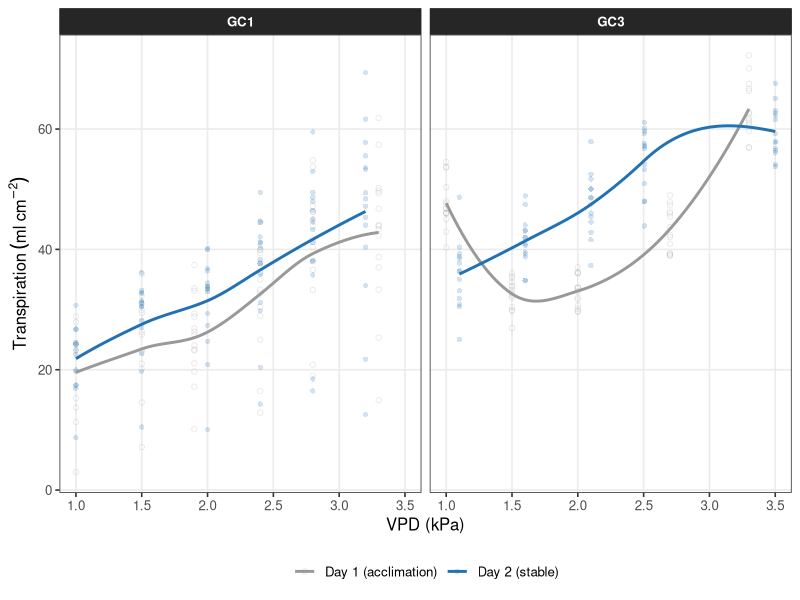
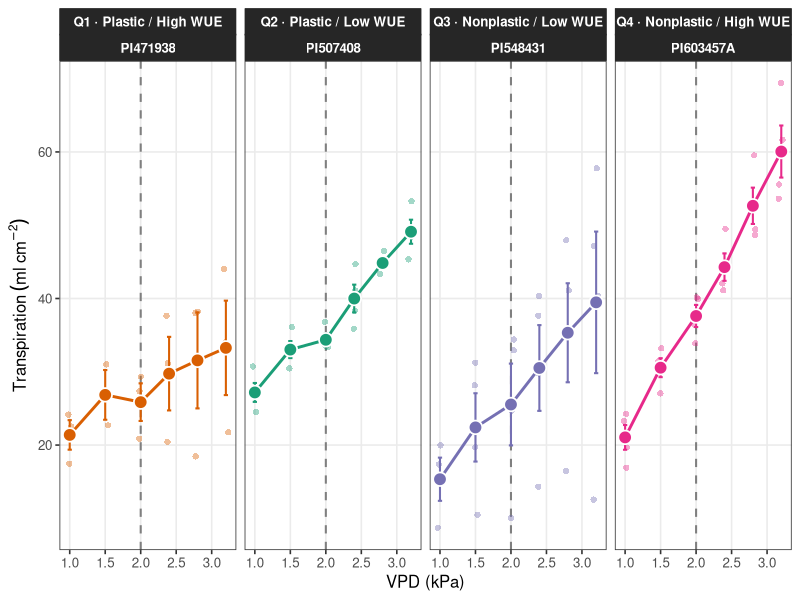
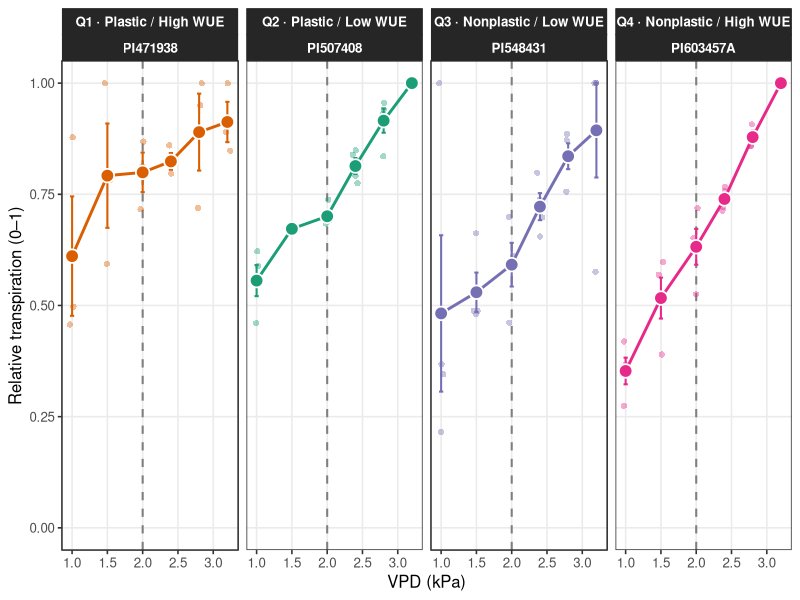
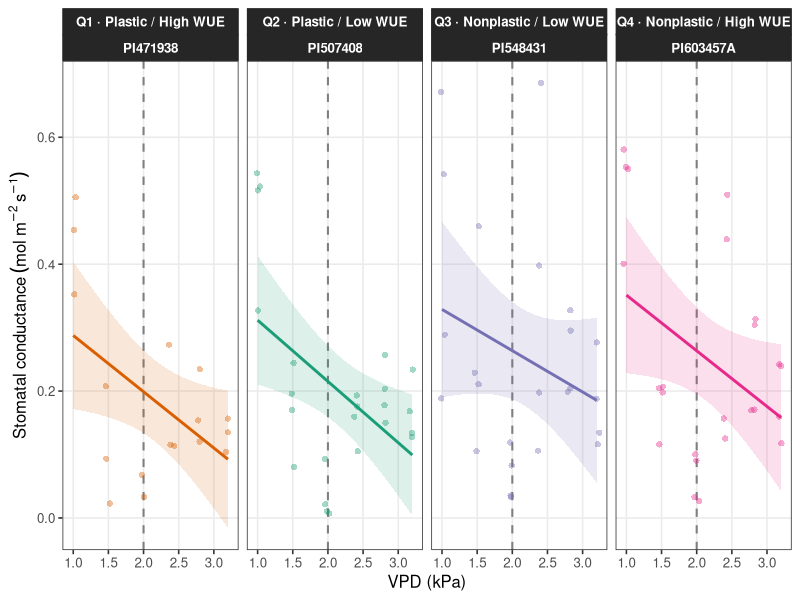
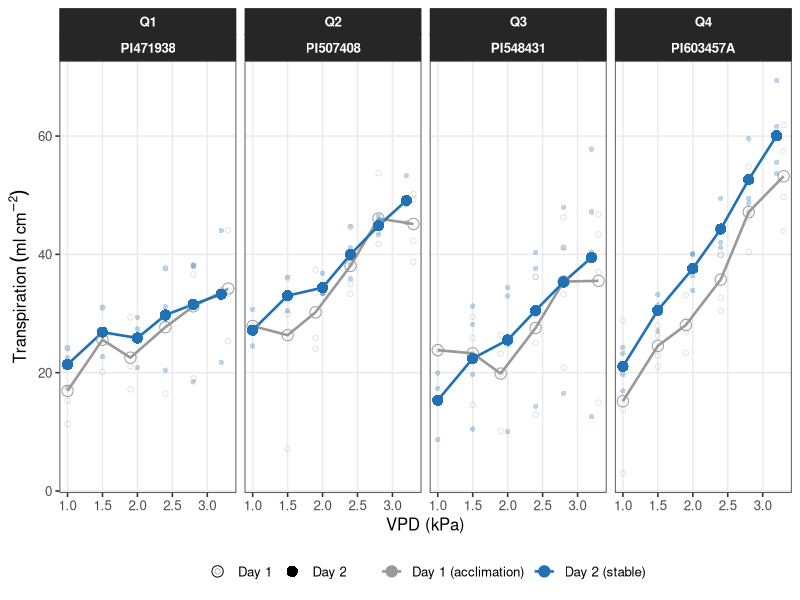
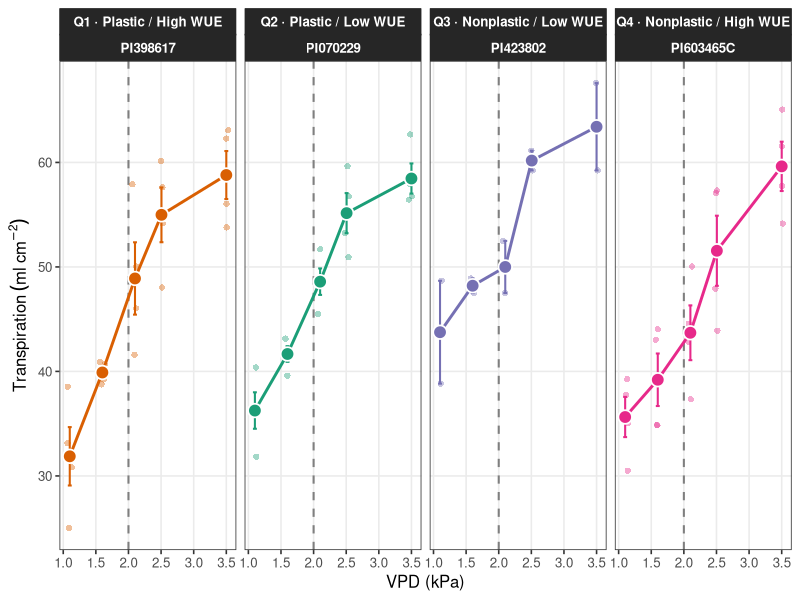
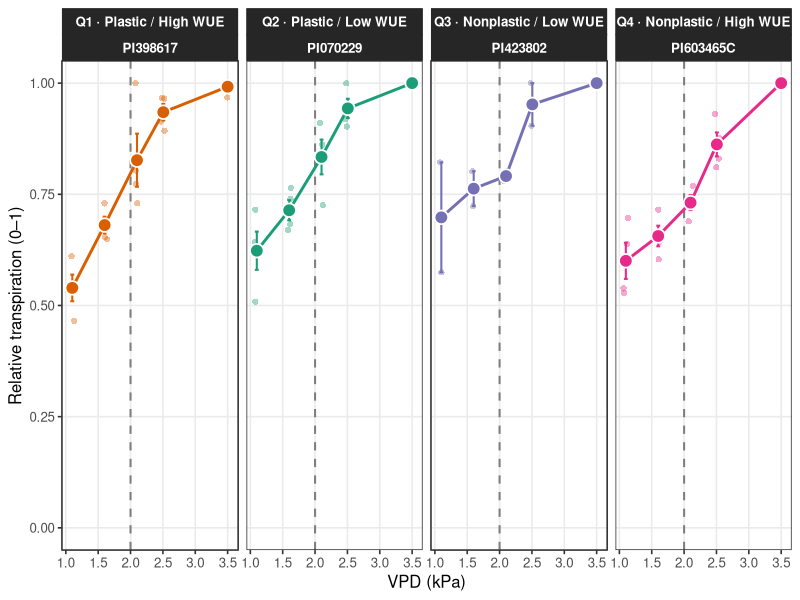
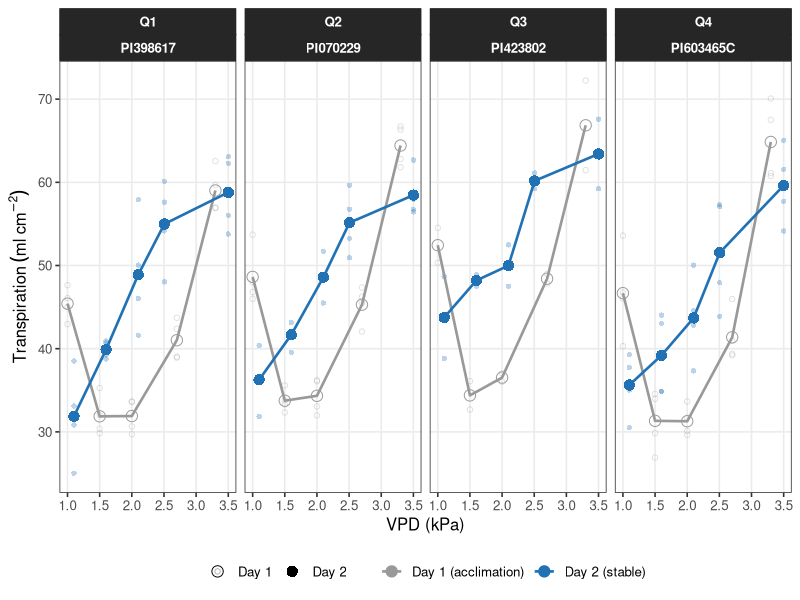

Generate these figures, in order, with R:
## ---- chunk 1
knitr::opts_chunk$set(
  echo    = FALSE,
  warning = FALSE,
  message = FALSE,
  root.dir = "/home/user/LT-trait"
)

library(dplyr); library(tidyr); library(ggplot2)
library(readxl); library(knitr); library(kableExtra); library(scales)

figdir   <- "experimental_data/figures"
statsdir <- "experimental_data/stats"

col_quad  <- c(Q1 = "#d95f02", Q2 = "#1b9e77", Q3 = "#7570b3", Q4 = "#e7298a")
col_exp   <- c(GC1 = "#1f78b4", GC3 = "#e31a1c")
col_day   <- c(`1` = "grey60",  `2` = "#2171b5")
VPD_BREAK <- 2.0

base_theme <- theme_bw(base_size = 12) +
  theme(
    strip.background = element_rect(fill = "grey15", colour = "grey15"),
    strip.text       = element_text(colour = "white", face = "bold"),
    panel.grid.minor = element_blank(),
    legend.position  = "bottom"
  )

df <- read.csv("experimental_data/cleaned_data/GC_combined_clean.csv",
               stringsAsFactors = FALSE) %>%
  mutate(
    Day        = as.character(Day),
    Quadrant   = factor(Quadrant, levels = c("Q1","Q2","Q3","Q4")),
    Experiment = factor(Experiment, levels = c("GC1","GC3"))
  )

df <- df %>%
  group_by(Experiment, Genotype, Day, Treatment) %>%
  mutate(
    mean_TLA = mean(TranspLeafArea,   na.rm = TRUE),
    sd_TLA   = sd(TranspLeafArea,     na.rm = TRUE),
    outlier  = !is.na(TranspLeafArea) &
               abs(TranspLeafArea - mean_TLA) > 2 * sd_TLA
  ) %>%
  ungroup()

d2     <- df %>% filter(Day == "2")
gc1    <- df %>% filter(Experiment == "GC1")
gc3    <- df %>% filter(Experiment == "GC3")
gc1_d2 <- gc1 %>% filter(Day == "2", !outlier)
gc3_d2 <- gc3 %>% filter(Day == "2", !outlier)

quad_label <- c(
  Q1 = "Q1 · Plastic / High WUE",
  Q2 = "Q2 · Plastic / Low WUE",
  Q3 = "Q3 · Nonplastic / Low WUE",
  Q4 = "Q4 · Nonplastic / High WUE"
)

gc1_means <- gc1_d2 %>%
  group_by(Genotype, Quadrant, VPD) %>%
  summarise(mean_TLA=mean(TranspLeafArea,na.rm=T), se_TLA=sd(TranspLeafArea,na.rm=T)/sqrt(n()),
            mean_Rel=mean(RelTranspiration,na.rm=T), se_Rel=sd(RelTranspiration,na.rm=T)/sqrt(n()),
            mean_SC=mean(StomatalConductance,na.rm=T), se_SC=sd(StomatalConductance,na.rm=T)/sqrt(n()),
            n=n(), .groups="drop")

gc3_means <- gc3_d2 %>%
  group_by(Genotype, Quadrant, VPD) %>%
  summarise(mean_TLA=mean(TranspLeafArea,na.rm=T), se_TLA=sd(TranspLeafArea,na.rm=T)/sqrt(n()),
            mean_Rel=mean(RelTranspiration,na.rm=T), se_Rel=sd(RelTranspiration,na.rm=T)/sqrt(n()),
            n=n(), .groups="drop")

all_means <- d2 %>% filter(!outlier) %>%
  group_by(Experiment, Genotype, Quadrant, VPD) %>%
  summarise(mean_TLA=mean(TranspLeafArea,na.rm=T), se_TLA=sd(TranspLeafArea,na.rm=T)/sqrt(n()),
            mean_Rel=mean(RelTranspiration,na.rm=T), se_Rel=sd(RelTranspiration,na.rm=T)/sqrt(n()),
            n=n(), .groups="drop") %>%
  mutate(Geno_exp = paste0(Genotype, "\n[", Experiment, "]"))

geno_order <- d2 %>% distinct(Genotype, Quadrant, Experiment) %>%
  arrange(Quadrant, Experiment) %>%
  mutate(Geno_exp = paste0(Genotype, "\n[", Experiment, "]"))
all_means$Geno_exp <- factor(all_means$Geno_exp, levels = geno_order$Geno_exp)

quad_means <- d2 %>% filter(!outlier) %>%
  group_by(Quadrant, VPD) %>%
  summarise(mean_TLA=mean(TranspLeafArea,na.rm=T), se_TLA=sd(TranspLeafArea,na.rm=T)/sqrt(n()),
            mean_Rel=mean(RelTranspiration,na.rm=T), se_Rel=sd(RelTranspiration,na.rm=T)/sqrt(n()),
            n=n(), .groups="drop")
## ---- chunk 2
tibble(
  Experiment = c("GC1","GC2","GC3"),
  Genotypes  = c("PI471938 (Q1), PI507408 (Q2), PI548431 (Q3), PI603457A (Q4)",
                 "PI398245, PI567488B, PI377574, PI424397",
                 "PI398617 (Q1), PI070229 (Q2), PI423802 (Q3), PI603465C (Q4)"),
  VPD_levels = c("1.0, 1.5, 1.9, 2.4, 2.8, 3.3 kPa",
                 "Pending",
                 "1.0, 1.5, 2.0, 2.7, 3.3 kPa"),
  SC_data    = c("Yes (LI-600)","Pending","No"),
  n_rows     = c("180","Pending","140"),
  Status     = c("Complete","Raw weights — Final sheet pending","Complete")
) %>%
  kable(col.names = c("Experiment","Genotypes","VPD levels",
                      "Stomatal conductance","Cleaned rows","Status"),
        caption = "Growth chamber experiment summary") %>%
  kable_styling(bootstrap_options = c("striped","hover","condensed"), full_width=FALSE) %>%
  row_spec(2, background = "#fff3cd")
## ---- chunk 3
tibble(
  Quadrant    = c("Q1","Q2","Q3","Q4"),
  Plasticity  = c("Plastic","Plastic","Nonplastic","Nonplastic"),
  WUE_class   = c("High WUE","Low WUE","Low WUE","High WUE"),
  GC1_geno    = c("PI471938","PI507408","PI548431","PI603457A"),
  GC3_geno    = c("PI398617","PI070229","PI423802","PI603465C"),
  Expectation = c("LT-like: plateau above VPD threshold",
                  "Intermediate response",
                  "Intermediate response",
                  "Linear: no VPD threshold")
) %>%
  kable(col.names = c("Quadrant","Plasticity","WUE class",
                      "GC1 genotype","GC3 genotype","Expected response"),
        caption = "Genotype classification") %>%
  kable_styling(bootstrap_options = c("striped","hover","condensed"), full_width=FALSE)
## ---- chunk 4
day_sum_by_geno <- df %>%
  group_by(Experiment, Genotype, Quadrant, Day, VPD) %>%
  summarise(mean_TLA = mean(TranspLeafArea, na.rm=TRUE), .groups="drop")

ggplot(df, aes(x=VPD, y=TranspLeafArea, colour=Day, shape=Day)) +
  geom_point(alpha=0.2, size=1.5) +
  geom_point(data=filter(df,outlier), shape=4, size=3,
             colour="red", stroke=1.2, show.legend=FALSE) +
  geom_smooth(aes(group=Day), method="loess", se=FALSE, linewidth=1.0, formula=y~x) +
  facet_wrap(~Experiment) +
  scale_colour_manual(values=col_day, labels=c("1"="Day 1 (acclimation)","2"="Day 2 (stable)")) +
  scale_shape_manual(values=c("1"=1,"2"=16), labels=c("1"="Day 1 (acclimation)","2"="Day 2 (stable)")) +
  labs(x="VPD (kPa)", y=expression(Transpiration~(ml~cm^{-2})), colour=NULL, shape=NULL) +
  base_theme
## ---- chunk 5
df %>%
  group_by(Experiment, Day) %>%
  summarise(n=n(),
            mean_TLA = round(mean(TranspLeafArea, na.rm=TRUE),2),
            cv_TLA   = round(sd(TranspLeafArea,   na.rm=TRUE)/mean(TranspLeafArea,na.rm=TRUE),3),
            mean_Rel = round(mean(RelTranspiration,na.rm=TRUE),3),
            cv_Rel   = round(sd(RelTranspiration,  na.rm=TRUE)/mean(RelTranspiration,na.rm=TRUE),3),
            .groups="drop") %>%
  kable(col.names=c("Exp","Day","n","Mean TLA","CV TLA","Mean RelT","CV RelT"),
        caption="Higher CV on Day 1 confirms acclimation artifact") %>%
  kable_styling(bootstrap_options=c("striped","hover","condensed"), full_width=FALSE) %>%
  row_spec(c(1,3), background="#fff3cd")
## ---- chunk 6
df %>%
  group_by(Experiment, Day) %>%
  summarise(n_total=n(), n_out=sum(outlier,na.rm=TRUE),
            pct=round(100*n_out/n_total,1), .groups="drop") %>%
  kable(col.names=c("Experiment","Day","Total","Outliers","%"),
        caption="Outlier counts — TranspLeafArea >2 SD from group mean") %>%
  kable_styling(bootstrap_options=c("striped","hover","condensed"), full_width=FALSE)
## ---- chunk 7
ggplot(gc1_d2, aes(x=VPD, colour=Quadrant, fill=Quadrant)) +
  geom_vline(xintercept=VPD_BREAK, linetype="dashed", colour="grey50", linewidth=0.7) +
  geom_jitter(aes(y=TranspLeafArea), width=0.04, alpha=0.4, size=1.8, shape=16, show.legend=FALSE) +
  geom_line(data=gc1_means, aes(y=mean_TLA), linewidth=1.0) +
  geom_errorbar(data=gc1_means, aes(y=mean_TLA, ymin=mean_TLA-se_TLA, ymax=mean_TLA+se_TLA),
                width=0.06, linewidth=0.7) +
  geom_point(data=gc1_means, aes(y=mean_TLA), size=4, shape=21, colour="white", stroke=0.9) +
  facet_wrap(~Quadrant+Genotype, nrow=1, labeller=labeller(Quadrant=quad_label)) +
  scale_colour_manual(values=col_quad) + scale_fill_manual(values=col_quad) +
  labs(x="VPD (kPa)", y=expression(Transpiration~(ml~cm^{-2}))) +
  base_theme + theme(legend.position="none")
## ---- chunk 8
ggplot(gc1_d2, aes(x=VPD, colour=Quadrant, fill=Quadrant)) +
  geom_vline(xintercept=VPD_BREAK, linetype="dashed", colour="grey50", linewidth=0.7) +
  geom_jitter(aes(y=RelTranspiration), width=0.04, alpha=0.4, size=1.8, shape=16, show.legend=FALSE) +
  geom_line(data=gc1_means, aes(y=mean_Rel), linewidth=1.0) +
  geom_errorbar(data=gc1_means, aes(y=mean_Rel, ymin=mean_Rel-se_Rel, ymax=mean_Rel+se_Rel),
                width=0.06, linewidth=0.7) +
  geom_point(data=gc1_means, aes(y=mean_Rel), size=4, shape=21, colour="white", stroke=0.9) +
  facet_wrap(~Quadrant+Genotype, nrow=1, labeller=labeller(Quadrant=quad_label)) +
  scale_colour_manual(values=col_quad) + scale_fill_manual(values=col_quad) +
  scale_y_continuous(limits=c(0,NA)) +
  labs(x="VPD (kPa)", y="Relative transpiration (0–1)") +
  base_theme + theme(legend.position="none")
## ---- chunk 9
gc1_sc <- gc1_d2 %>% filter(!is.na(StomatalConductance), StomatalConductance > 0)
ggplot(gc1_sc, aes(x=VPD, colour=Quadrant, fill=Quadrant)) +
  geom_vline(xintercept=VPD_BREAK, linetype="dashed", colour="grey50", linewidth=0.7) +
  geom_jitter(aes(y=StomatalConductance), width=0.04, alpha=0.4, size=1.8, shape=16, show.legend=FALSE) +
  geom_smooth(aes(y=StomatalConductance), method="lm", se=TRUE, linewidth=1.0, alpha=0.15) +
  facet_wrap(~Quadrant+Genotype, nrow=1, labeller=labeller(Quadrant=quad_label)) +
  scale_colour_manual(values=col_quad) + scale_fill_manual(values=col_quad) +
  labs(x="VPD (kPa)", y=expression(Stomatal~conductance~(mol~m^{-2}~s^{-1}))) +
  base_theme + theme(legend.position="none")
## ---- chunk 10
gc1_day <- gc1 %>% group_by(Genotype, Quadrant, Day, VPD) %>%
  summarise(mean_TLA=mean(TranspLeafArea,na.rm=TRUE), .groups="drop")
ggplot(gc1, aes(x=VPD, y=TranspLeafArea, colour=Day, shape=Day)) +
  geom_point(alpha=0.3, size=1.5) +
  geom_line(data=gc1_day, aes(y=mean_TLA, group=Day), linewidth=0.9) +
  geom_point(data=gc1_day, aes(y=mean_TLA), size=3.5) +
  geom_point(data=filter(gc1,outlier), aes(y=TranspLeafArea), shape=4, size=3,
             colour="red", stroke=1.2, show.legend=FALSE) +
  facet_wrap(~Quadrant+Genotype, nrow=1) +
  scale_colour_manual(values=col_day, labels=c("1"="Day 1 (acclimation)","2"="Day 2 (stable)")) +
  scale_shape_manual(values=c("1"=1,"2"=16), labels=c("1"="Day 1","2"="Day 2")) +
  labs(x="VPD (kPa)", y=expression(Transpiration~(ml~cm^{-2})), colour=NULL, shape=NULL) +
  base_theme
## ---- chunk 11
gc1_d2 %>%
  group_by(Quadrant, Genotype) %>%
  summarise(n=n(), mean_TLA=round(mean(TranspLeafArea,na.rm=T),2),
            sd_TLA=round(sd(TranspLeafArea,na.rm=T),2),
            mean_Rel=round(mean(RelTranspiration,na.rm=T),3),
            mean_SC=round(mean(StomatalConductance,na.rm=T),3), .groups="drop") %>%
  kable(col.names=c("Quadrant","Genotype","n","Mean TLA","SD TLA",
                    "Mean RelTransp","Mean SC (mol/m²/s)"),
        caption="GC1 — Day 2, outliers excluded") %>%
  kable_styling(bootstrap_options=c("striped","hover","condensed"), full_width=FALSE)
## ---- chunk 12
ggplot(gc3_d2, aes(x=VPD, colour=Quadrant, fill=Quadrant)) +
  geom_vline(xintercept=VPD_BREAK, linetype="dashed", colour="grey50", linewidth=0.7) +
  geom_jitter(aes(y=TranspLeafArea), width=0.04, alpha=0.4, size=1.8, shape=16, show.legend=FALSE) +
  geom_line(data=gc3_means, aes(y=mean_TLA), linewidth=1.0) +
  geom_errorbar(data=gc3_means, aes(y=mean_TLA, ymin=mean_TLA-se_TLA, ymax=mean_TLA+se_TLA),
                width=0.06, linewidth=0.7) +
  geom_point(data=gc3_means, aes(y=mean_TLA), size=4, shape=21, colour="white", stroke=0.9) +
  facet_wrap(~Quadrant+Genotype, nrow=1, labeller=labeller(Quadrant=quad_label)) +
  scale_colour_manual(values=col_quad) + scale_fill_manual(values=col_quad) +
  labs(x="VPD (kPa)", y=expression(Transpiration~(ml~cm^{-2}))) +
  base_theme + theme(legend.position="none")
## ---- chunk 13
ggplot(gc3_d2, aes(x=VPD, colour=Quadrant, fill=Quadrant)) +
  geom_vline(xintercept=VPD_BREAK, linetype="dashed", colour="grey50", linewidth=0.7) +
  geom_jitter(aes(y=RelTranspiration), width=0.04, alpha=0.4, size=1.8, shape=16, show.legend=FALSE) +
  geom_line(data=gc3_means, aes(y=mean_Rel), linewidth=1.0) +
  geom_errorbar(data=gc3_means, aes(y=mean_Rel, ymin=mean_Rel-se_Rel, ymax=mean_Rel+se_Rel),
                width=0.06, linewidth=0.7) +
  geom_point(data=gc3_means, aes(y=mean_Rel), size=4, shape=21, colour="white", stroke=0.9) +
  facet_wrap(~Quadrant+Genotype, nrow=1, labeller=labeller(Quadrant=quad_label)) +
  scale_colour_manual(values=col_quad) + scale_fill_manual(values=col_quad) +
  scale_y_continuous(limits=c(0,NA)) +
  labs(x="VPD (kPa)", y="Relative transpiration (0–1)") +
  base_theme + theme(legend.position="none")
## ---- chunk 14
gc3_day <- gc3 %>% group_by(Genotype, Quadrant, Day, VPD) %>%
  summarise(mean_TLA=mean(TranspLeafArea,na.rm=TRUE), .groups="drop")
ggplot(gc3, aes(x=VPD, y=TranspLeafArea, colour=Day, shape=Day)) +
  geom_point(alpha=0.3, size=1.5) +
  geom_line(data=gc3_day, aes(y=mean_TLA, group=Day), linewidth=0.9) +
  geom_point(data=gc3_day, aes(y=mean_TLA), size=3.5) +
  geom_point(data=filter(gc3,outlier), aes(y=TranspLeafArea), shape=4, size=3,
             colour="red", stroke=1.2, show.legend=FALSE) +
  facet_wrap(~Quadrant+Genotype, nrow=1) +
  scale_colour_manual(values=col_day, labels=c("1"="Day 1 (acclimation)","2"="Day 2 (stable)")) +
  scale_shape_manual(values=c("1"=1,"2"=16), labels=c("1"="Day 1","2"="Day 2")) +
  labs(x="VPD (kPa)", y=expression(Transpiration~(ml~cm^{-2})), colour=NULL, shape=NULL) +
  base_theme
## ---- chunk 15
gc3_d2 %>%
  group_by(Quadrant, Genotype) %>%
  summarise(n=n(), mean_TLA=round(mean(TranspLeafArea,na.rm=T),2),
            sd_TLA=round(sd(TranspLeafArea,na.rm=T),2),
            mean_Rel=round(mean(RelTranspiration,na.rm=T),3), .groups="drop") %>%
  kable(col.names=c("Quadrant","Genotype","n","Mean TLA","SD TLA","Mean RelTransp"),
        caption="GC3 — Day 2, outliers excluded") %>%
  kable_styling(bootstrap_options=c("striped","hover","condensed"), full_width=FALSE)
## ---- chunk 16
ggplot(d2 %>% filter(!outlier) %>%
         mutate(Geno_exp=factor(paste0(Genotype,"\n[",Experiment,"]"), levels=geno_order$Geno_exp)),
       aes(x=VPD, colour=Quadrant, fill=Quadrant)) +
  geom_vline(xintercept=VPD_BREAK, linetype="dashed", colour="grey50", linewidth=0.6) +
  geom_jitter(aes(y=TranspLeafArea), width=0.04, alpha=0.25, size=1.2, shape=16, show.legend=FALSE) +
  geom_line(data=all_means, aes(y=mean_TLA), linewidth=1.0) +
  geom_errorbar(data=all_means, aes(y=mean_TLA, ymin=mean_TLA-se_TLA, ymax=mean_TLA+se_TLA),
                width=0.06, linewidth=0.6) +
  geom_point(data=all_means, aes(y=mean_TLA), size=3.5, shape=21, colour="white", stroke=0.8) +
  facet_wrap(~Geno_exp, nrow=2) +
  scale_colour_manual(values=col_quad) + scale_fill_manual(values=col_quad) +
  labs(x="VPD (kPa)", y=expression(Transpiration~(ml~cm^{-2})),
       colour="Quadrant", fill="Quadrant") +
  base_theme + guides(colour=guide_legend(nrow=1), fill=guide_legend(nrow=1))
## ---- chunk 17
ggplot(d2 %>% filter(!outlier), aes(x=VPD, colour=Quadrant, fill=Quadrant)) +
  geom_vline(xintercept=VPD_BREAK, linetype="dashed", colour="grey50", linewidth=0.7) +
  geom_jitter(aes(y=TranspLeafArea), width=0.04, alpha=0.25, size=1.5, shape=16, show.legend=FALSE) +
  geom_line(data=quad_means, aes(y=mean_TLA), linewidth=1.2) +
  geom_errorbar(data=quad_means, aes(y=mean_TLA, ymin=mean_TLA-se_TLA, ymax=mean_TLA+se_TLA),
                width=0.07, linewidth=0.7) +
  geom_point(data=quad_means, aes(y=mean_TLA), size=4.5, shape=21, colour="white", stroke=1.0) +
  facet_wrap(~Quadrant, nrow=1, labeller=labeller(Quadrant=c(
    Q1="Q1\nPlastic / High WUE", Q2="Q2\nPlastic / Low WUE",
    Q3="Q3\nNonplastic / Low WUE", Q4="Q4\nNonplastic / High WUE"))) +
  scale_colour_manual(values=col_quad) + scale_fill_manual(values=col_quad) +
  labs(x="VPD (kPa)", y=expression(Transpiration~(ml~cm^{-2}))) +
  base_theme + theme(legend.position="none")
## ---- chunk 18
ggplot(all_means, aes(x=VPD, y=mean_TLA, colour=Experiment,
                      linetype=Experiment, shape=Experiment)) +
  geom_vline(xintercept=VPD_BREAK, linetype="dashed", colour="grey50", linewidth=0.6) +
  geom_line(linewidth=1.0) +
  geom_errorbar(aes(ymin=mean_TLA-se_TLA, ymax=mean_TLA+se_TLA), width=0.07, linewidth=0.6) +
  geom_point(size=3.5) +
  facet_wrap(~Quadrant, nrow=1, labeller=labeller(Quadrant=c(
    Q1="Q1\nPlastic / High WUE", Q2="Q2\nPlastic / Low WUE",
    Q3="Q3\nNonplastic / Low WUE", Q4="Q4\nNonplastic / High WUE"))) +
  scale_colour_manual(values=col_exp) +
  scale_shape_manual(values=c(GC1=16, GC3=17)) +
  labs(x="VPD (kPa)", y=expression(Transpiration~(ml~cm^{-2})),
       colour="Experiment", linetype="Experiment", shape="Experiment") +
  base_theme
## ---- chunk 19
if (file.exists("experimental_data/stats/GC_summary_by_genotype.csv")) {
  read.csv("experimental_data/stats/GC_summary_by_genotype.csv") %>%
    arrange(Quadrant, Experiment) %>%
    select(Experiment, Quadrant, Genotype, n, mean_TLA, sd_TLA, mean_Rel, sd_Rel) %>%
    kable(col.names=c("Exp","Quadrant","Genotype","n",
                      "Mean TLA (ml/cm²)","SD TLA","Mean RelTransp","SD RelTransp"),
          digits=3,
          caption="Summary — Day 2, outliers excluded, GC1+GC3") %>%
    kable_styling(bootstrap_options=c("striped","hover","condensed"), full_width=FALSE)
}
## ---- chunk 20
sessionInfo()
